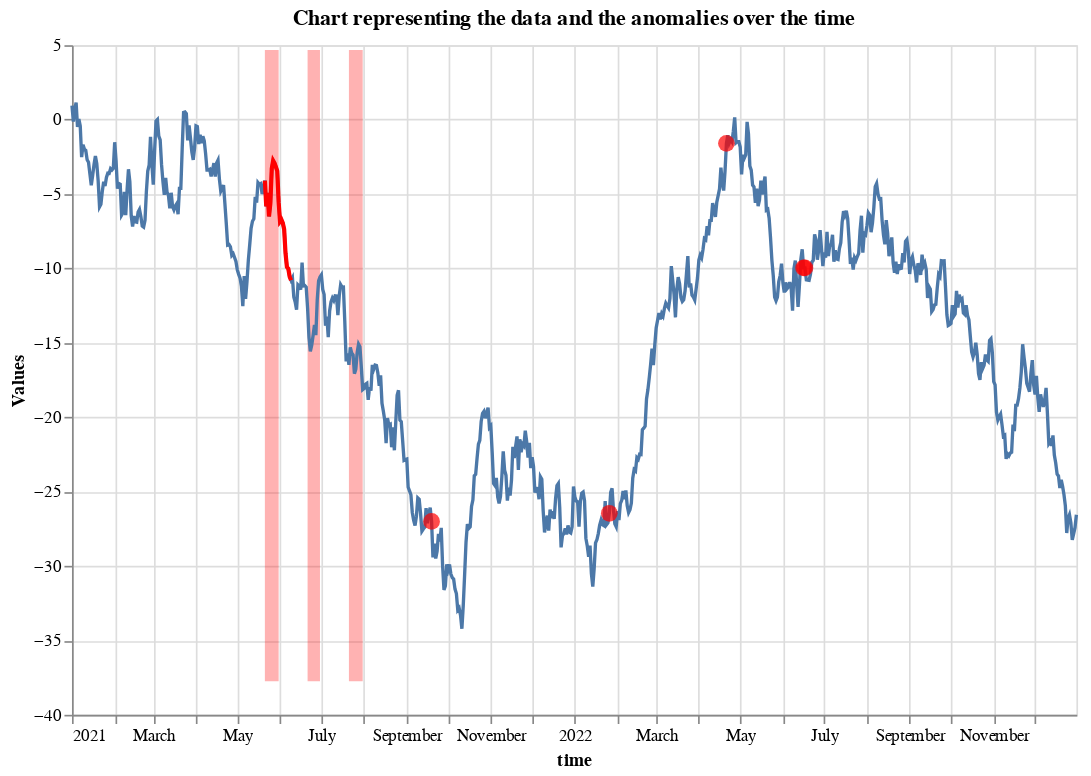

The code cell stored with this chart in its notebook:
### Markdown cell above
---
## Plotting

### Code cell
chart = AnomalyPlot.plot_anomalies(data_ts,
                                   point_anomalies=anomalies_ts,
                                   contextual_anomalies=subset_data_ts,
                                   collective_anomalies=collective_an_ts
                                   )
chart

### Figure 1 — Vega-Lite specification as saved in the notebook (floating-point values rounded to 4 significant figures; data arrays with more than 128 entries replaced by an {"elided": "..."} marker saying what was removed)
{"config": {"view": {"continuousWidth": 300, "continuousHeight": 300}}, "layer": [{"data": {"name": "data-d51ac37617f3f5b79872a3b630d50acb"}, "mark": {"type": "area", "color": "red", "opacity": 0.3}, "encoding": {"x": {"field": "time", "type": "temporal"}, "y": {"field": "min", "type": "quantitative"}, "y2": {"field": "max"}}}, {"data": {"name": "data-dc85830290035cd3f173acb6f25e1977"}, "mark": {"type": "area", "color": "red", "opacity": 0.3}, "encoding": {"x": {"field": "time", "type": "temporal"}, "y": {"field": "min", "type": "quantitative"}, "y2": {"field": "max"}}}, {"data": {"name": "data-b59ade6803066ac32590448aaec41bc2"}, "mark": {"type": "area", "color": "red", "opacity": 0.3}, "encoding": {"x": {"field": "time", "type": "temporal"}, "y": {"field": "min", "type": "quantitative"}, "y2": {"field": "max"}}}, {"layer": [{"data": {"name": "data-0ae9133e89a75df64dad9a4f2495046b"}, "mark": {"type": "line"}, "encoding": {"x": {"field": "time", "type": "temporal"}, "y": {"axis": {"title": "Values"}, "field": "data", "type": "quantitative"}}, "title": "Chart representing the data and the anomalies over the time"}, {"data": {"name": "data-f661807b0967c480ad542d5904f2f260"}, "mark": {"type": "circle", "color": "red", "size": 100}, "encoding": {"x": {"field": "time", "type": "temporal"}, "y": {"field": "anomalies_y", "type": "quantitative"}}, "transform": [{"filter": "(datum.anomalies === 1)"}]}, {"data": {"name": "data-2a4200bdf5febe0dee7cbae4176e0c97"}, "mark": {"type": "line", "color": "red", "strokeWidth": 2.5}, "encoding": {"x": {"field": "time", "type": "temporal"}, "y": {"field": "anomalies_y", "type": "quantitative"}}}]}], "height": 400, "width": 600, "$schema": "https://vega.github.io/schema/vega-lite/v5.14.1.json", "datasets": {"data-d51ac37617f3f5b79872a3b630d50acb": [{"time": "2021-05-21T00:00:00", "anomalies": 1.0, "max": 4.67, "min": -37.75}, {"time": "2021-05-22T00:00:00", "anomalies": 1.0, "max": 4.67, "min": -37.75}, {"time": "2021-05-23T00:00:00", "anomalies": 1.0, "max": 4.67, "min": -37.75}, {"time": "2021-05-24T00:00:00", "anomalies": 1.0, "max": 4.67, "min": -37.75}, {"time": "2021-05-25T00:00:00", "anomalies": 1.0, "max": 4.67, "min": -37.75}, {"time": "2021-05-26T00:00:00", "anomalies": 1.0, "max": 4.67, "min": -37.75}, {"time": "2021-05-27T00:00:00", "anomalies": 1.0, "max": 4.67, "min": -37.75}, {"time": "2021-05-28T00:00:00", "anomalies": 1.0, "max": 4.67, "min": -37.75}, {"time": "2021-05-29T00:00:00", "anomalies": 1.0, "max": 4.67, "min": -37.75}, {"time": "2021-05-30T00:00:00", "anomalies": 1.0, "max": 4.67, "min": -37.75}, {"time": "2021-05-31T00:00:00", "anomalies": 1.0, "max": 4.67, "min": -37.75}], "data-dc85830290035cd3f173acb6f25e1977": [{"time": "2021-06-21T00:00:00", "anomalies": 1.0, "max": 4.67, "min": -37.75}, {"time": "2021-06-22T00:00:00", "anomalies": 1.0, "max": 4.67, "min": -37.75}, {"time": "2021-06-23T00:00:00", "anomalies": 1.0, "max": 4.67, "min": -37.75}, {"time": "2021-06-24T00:00:00", "anomalies": 1.0, "max": 4.67, "min": -37.75}, {"time": "2021-06-25T00:00:00", "anomalies": 1.0, "max": 4.67, "min": -37.75}, {"time": "2021-06-26T00:00:00", "anomalies": 1.0, "max": 4.67, "min": -37.75}, {"time": "2021-06-27T00:00:00", "anomalies": 1.0, "max": 4.67, "min": -37.75}, {"time": "2021-06-28T00:00:00", "anomalies": 1.0, "max": 4.67, "min": -37.75}, {"time": "2021-06-29T00:00:00", "anomalies": 1.0, "max": 4.67, "min": -37.75}, {"time": "2021-06-30T00:00:00", "anomalies": 1.0, "max": 4.67, "min": -37.75}], "data-b59ade6803066ac32590448aaec41bc2": [{"time": "2021-07-21T00:00:00", "anomalies": 1.0, "max": 4.67, "min": -37.75}, {"time": "2021-07-22T00:00:00", "anomalies": 1.0, "max": 4.67, "min": -37.75}, {"time": "2021-07-23T00:00:00", "anomalies": 1.0, "max": 4.67, "min": -37.75}, {"time": "2021-07-24T00:00:00", "anomalies": 1.0, "max": 4.67, "min": -37.75}, {"time": "2021-07-25T00:00:00", "anomalies": 1.0, "max": 4.67, "min": -37.75}, {"time": "2021-07-26T00:00:00", "anomalies": 1.0, "max": 4.67, "min": -37.75}, {"time": "2021-07-27T00:00:00", "anomalies": 1.0, "max": 4.67, "min": -37.75}, {"time": "2021-07-28T00:00:00", "anomalies": 1.0, "max": 4.67, "min": -37.75}, {"time": "2021-07-29T00:00:00", "anomalies": 1.0, "max": 4.67, "min": -37.75}, {"time": "2021-07-30T00:00:00", "anomalies": 1.0, "max": 4.67, "min": -37.75}, {"time": "2021-07-31T00:00:00", "anomalies": 1.0, "max": 4.67, "min": -37.75}], "data-0ae9133e89a75df64dad9a4f2495046b": {"elided": "730 records"}, "data-f661807b0967c480ad542d5904f2f260": {"elided": "730 records"}, "data-2a4200bdf5febe0dee7cbae4176e0c97": [{"time": "2021-05-21T00:00:00", "anomalies": 1.0, "anomalies_y": -4.096}, {"time": "2021-05-22T00:00:00", "anomalies": 1.0, "anomalies_y": -5.83}, {"time": "2021-05-23T00:00:00", "anomalies": 1.0, "anomalies_y": -4.929}, {"time": "2021-05-24T00:00:00", "anomalies": 1.0, "anomalies_y": -6.51}, {"time": "2021-05-25T00:00:00", "anomalies": 1.0, "anomalies_y": -5.619}, {"time": "2021-05-26T00:00:00", "anomalies": 1.0, "anomalies_y": -3.3}, {"time": "2021-05-27T00:00:00", "anomalies": 1.0, "anomalies_y": -2.756}, {"time": "2021-05-28T00:00:00", "anomalies": 1.0, "anomalies_y": -2.921}, {"time": "2021-05-29T00:00:00", "anomalies": 1.0, "anomalies_y": -3.176}, {"time": "2021-05-30T00:00:00", "anomalies": 1.0, "anomalies_y": -3.464}, {"time": "2021-05-31T00:00:00", "anomalies": 1.0, "anomalies_y": -5.55}, {"time": "2021-06-01T00:00:00", "anomalies": 1.0, "anomalies_y": -6.848}, {"time": "2021-06-02T00:00:00", "anomalies": 1.0, "anomalies_y": -6.727}, {"time": "2021-06-03T00:00:00", "anomalies": 1.0, "anomalies_y": -6.947}, {"time": "2021-06-04T00:00:00", "anomalies": 1.0, "anomalies_y": -7.37}, {"time": "2021-06-05T00:00:00", "anomalies": 1.0, "anomalies_y": -8.985}, {"time": "2021-06-06T00:00:00", "anomalies": 1.0, "anomalies_y": -9.907}, {"time": "2021-06-07T00:00:00", "anomalies": 1.0, "anomalies_y": -10.02}, {"time": "2021-06-08T00:00:00", "anomalies": 1.0, "anomalies_y": -10.55}, {"time": "2021-06-09T00:00:00", "anomalies": 1.0, "anomalies_y": -10.79}]}}
